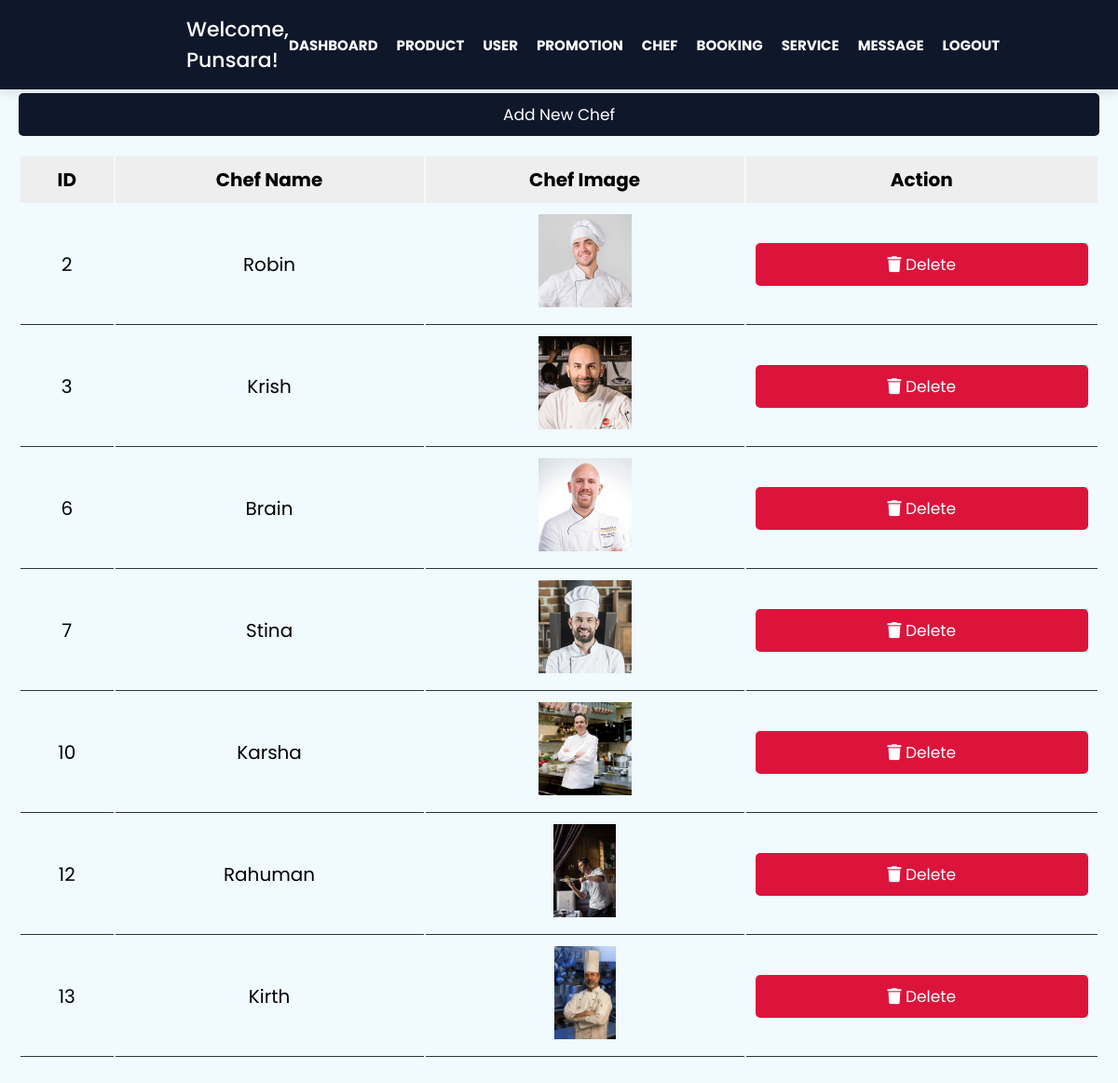
The app's page /Admin/chef.php (signed in) with its own data.
### tables this page shows
CREATE TABLE `chef` (
  `id` int(11) NOT NULL,
  `name` varchar(255) NOT NULL,
  `image` varchar(255) NOT NULL
);

### Admin/chef.php (the view, shortened to what this page needs)
<!DOCTYPE html>
<html lang="en">
<head>
   <link rel="stylesheet" href="https://cdnjs.cloudflare.com/ajax/libs/font-awesome/5.15.4/css/all.min.css">
   <link rel="stylesheet" href="style.css">
</head>
<body>
<?php
   @include 'config.php';
   include_once 'navbar.php';
   $select = mysqli_query($conn, "SELECT * FROM chef");
?>
<div class="container">
   <button id="openModalBtn" class="btn" style="margin-top: 20px;">Add New Chef</button>
   <div class="product-display">
      <table class="product-display-table">
         <thead>
            <tr>
               <th>ID</th>
               <th>Chef name</th>
               <th>Chef image</th>
               <th>Action</th>
            </tr>
         </thead>
         <?php while($row = mysqli_fetch_assoc($select)){ ?>
            <tr>
               <td><?php echo $row['id']; ?></td>
               <td><?php echo $row['name']; ?></td>
               <td><img src="chef_img/<?php echo $row['image']; ?>" height="100" alt=""></td>
               <td>
                  <a href="chef.php?delete=<?php echo $row['id']; ?>" class="btn"> <i class="fas fa-trash"></i> delete </a>
               </td>
            </tr>
         <?php } ?>
      </table>
   </div>
</div>
</body>
</html>

### Admin/navbar.php (shortened to what this page needs)
<!DOCTYPE html>
<html lang="en">
  <head>
    <link rel="stylesheet" href="style.css" />
    <link rel="stylesheet" href="https://unicons.iconscout.com/release/v4.0.0/css/line.css" />
  </head>
  <body>
    <?php
      if (isset($_SESSION['admin_name'])) {
    ?>
      <nav class="nav">
        <a href="" class="logo">Welcome, <?php echo $_SESSION['admin_name']; ?>!</a>
        <ul class="nav-links">
          <h1><li><a href="dashboard.php">DASHBOARD</a></li></h1>
          <h1><li><a href="product.php">PRODUCT</a></li></h1>
          <h1><li><a href="user.php">USER</a></li></h1>
          <h1><li><a href="promotion.php">PROMOTION</a></li></h1>
          <h1><li><a href="chef.php">CHEF</a></li></h1>
          <h1><li><a href="booking.php">BOOKING</a></li></h1>
          <h1><li><a href="service.php">SERVICE</a></li></h1>
          <h1><li><a href="message.php">MESSAGE</a></li></h1>
          <h1><li><a href="login.php">LOGOUT</a></li></h1>
        </ul>
      </nav>
    <?php
      }
    ?>
  </body>
</html>

### Admin/style.css (style rules this page uses)
* { margin: 0; padding: 0; box-sizing: border-box; font-family: "Poppins", sans-serif; }
body { background: #f0faff; }
.nav { position: fixed; top: 0; left: 0; width: 100%; padding: 15px 200px; background: #0F172B; box-shadow: 0 4px 10px rgba(0, 0, 0, 0.1); }
.nav, .nav .nav-links { display: flex; align-items: center; }
.nav { justify-content: space-between; }
a { color: #fff; text-decoration: none; }
.nav .logo { font-size: 22px; font-weight: 500; }
.nav .nav-links { column-gap: 20px; list-style: none; }
.nav .nav-links a { transition: all 0.2s linear; }
:root { --green:#0F172B; --black:#333; --white:#fff; --bg-color:#eee; --box-shadow:0 .5rem 1rem rgba(0,0,0,.1); --border:.1rem solid var(--black); margin-top: 60px; }
* { font-family: 'Poppins', sans-serif; margin:0; padding:0; box-sizing: border-box; outline: none; border:none; text-decoration: none; text-transform: capitalize; }
html { font-size: 62.5%; overflow-x: hidden; }
.btn { display: block; width: 100%; cursor: pointer; border-radius: .5rem; margin-top: 1rem; font-size: 1.7rem; padding:1rem 3rem; background: var(--green); color:var(--white); text-align: center; }
.container { max-width: 1200px; padding:2rem; margin:0 auto; }
.product-display { margin:2rem 0; }
.product-display .product-display-table { width: 100%; text-align: center; }
.product-display .product-display-table thead { background: var(--bg-color); }
.product-display .product-display-table th { padding:1rem; font-size: 2rem; }
.product-display .product-display-table td { padding:1rem; font-size: 2rem; border-bottom: var(--border); }
.product-display .product-display-table .btn:first-child { margin-top: 0; }
.product-display .product-display-table .btn:last-child { background: crimson; }

### records on screen
chef: id "2", name "Robin", image (picture)
chef: id "3", name "Krish", image (picture)
chef: id "6", name "Brain", image (picture)
chef: id "7", name "Stina", image (picture)
chef: id "10", name "Karsha", image (picture)
chef: id "12", name "Rahuman", image (picture)
chef: id "13", name "Kirth", image (picture)

### other values on screen
$_SESSION['admin_name'] "Punsara"
